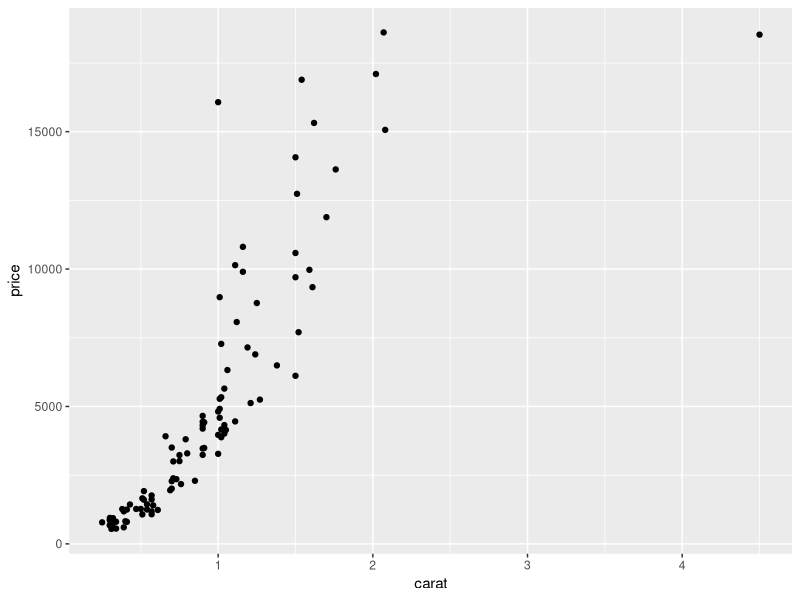
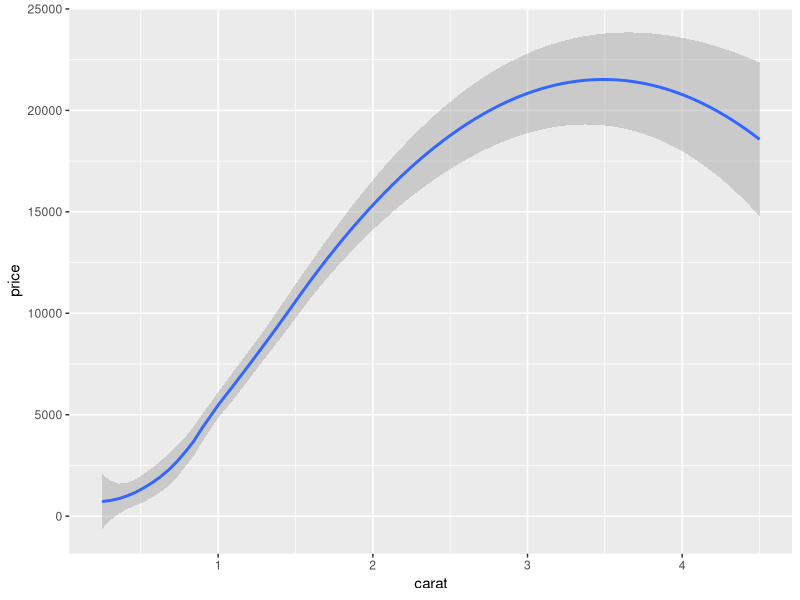
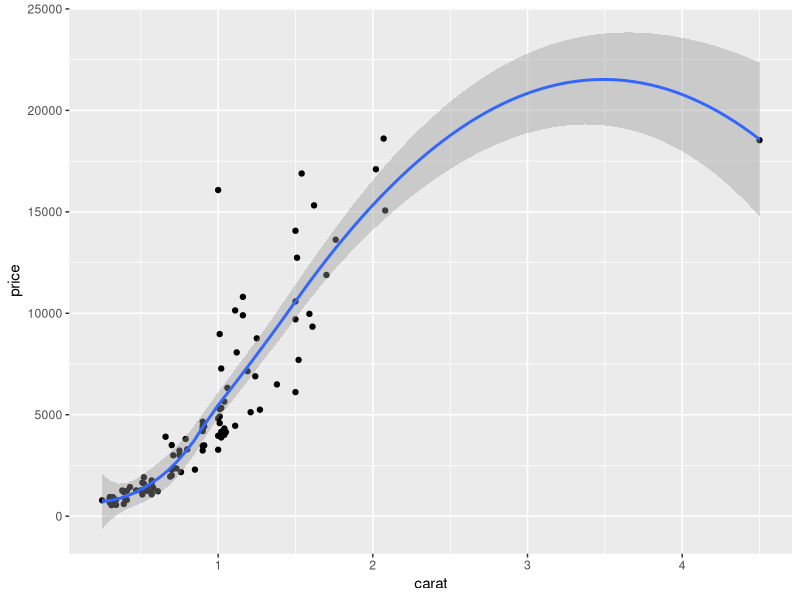
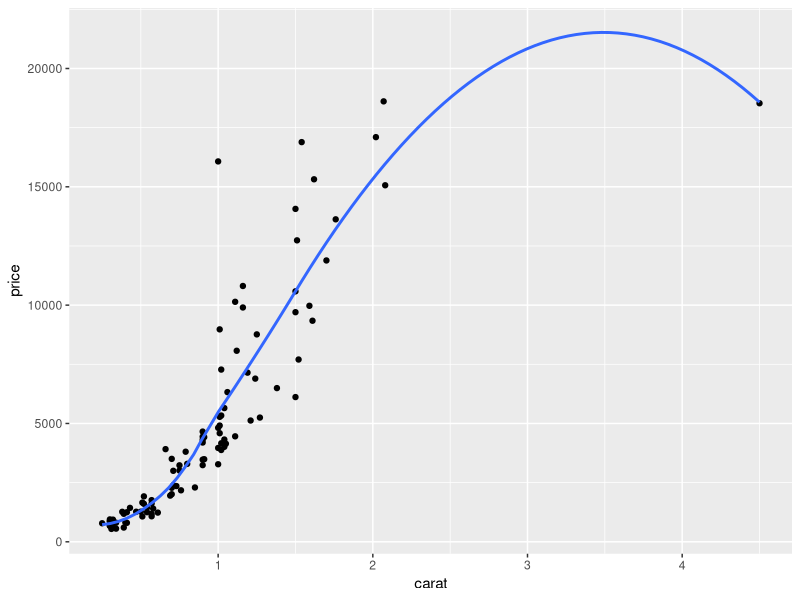
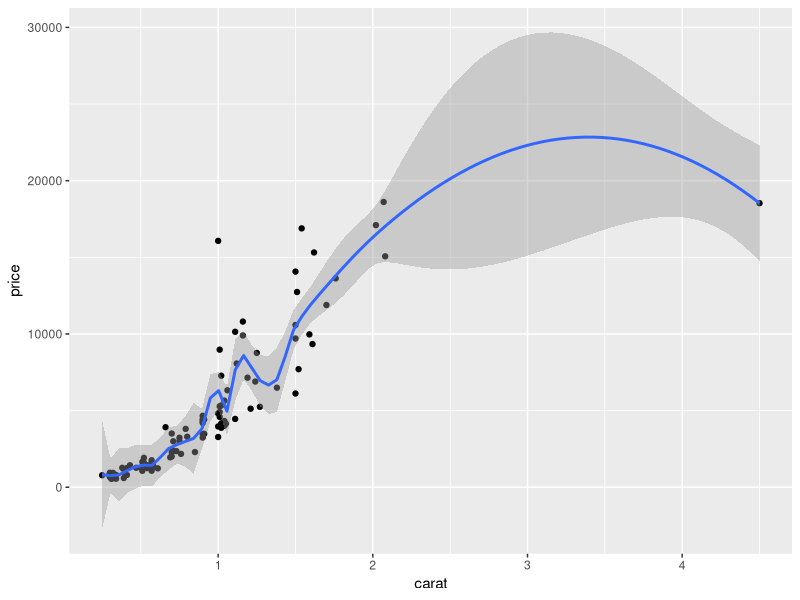
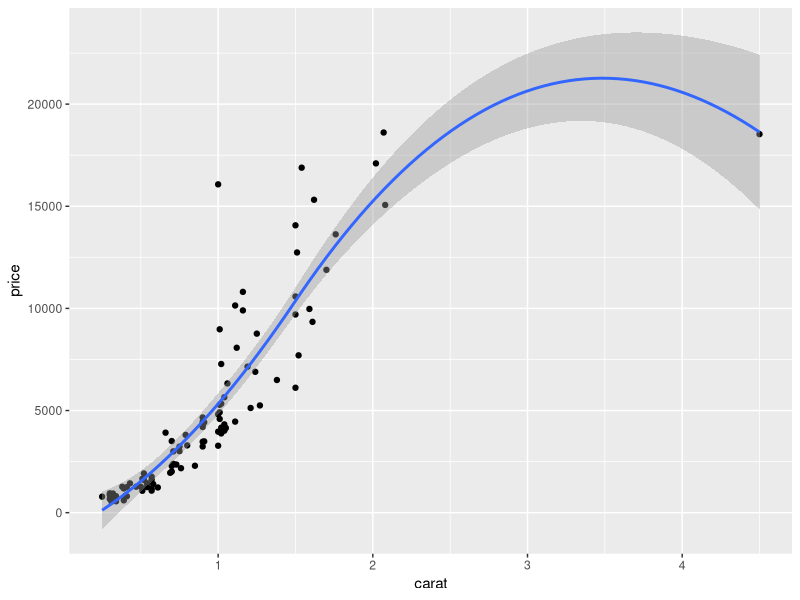
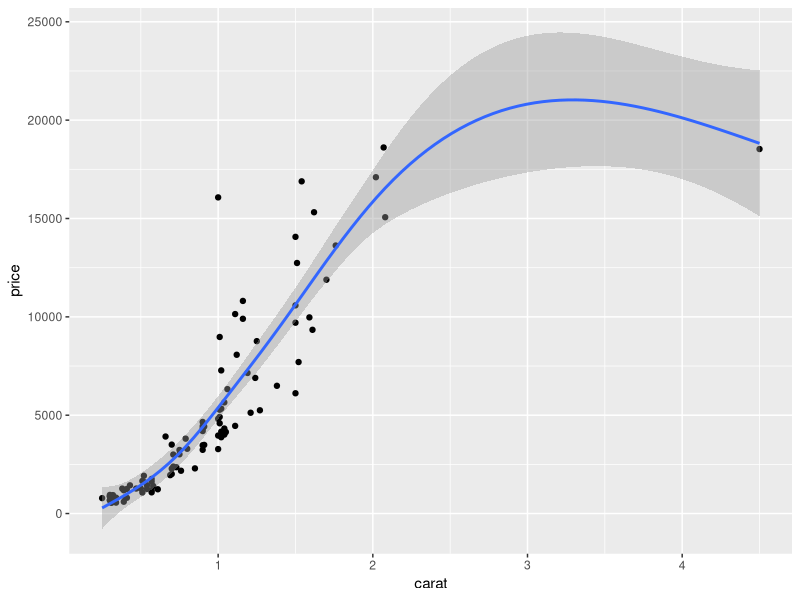
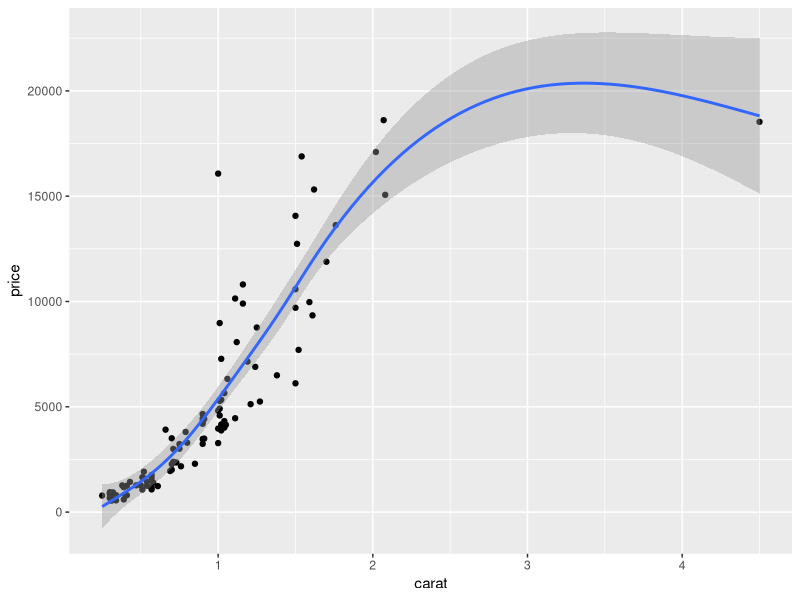

These charts were generated, in order, by the following R code: (Note: this script raises an error after producing the figures.)
#! /usr/bin/Rscript --vanilla
############################################
### File:	point_smooth.R
### Author:	Blanca A. Vargas-Govea
### Email:	blanca.vg@gmail.com
### Date:	28-Oct-2010
### Data:	diamonds.tab,diamondstoy.tab
############################################
library(ggplot2)
library(proto)

# Geoms = geometric objects: geoms that enable you to investigate two-dimensional relationships: point, smooth, boxplot, path and line

data(diamonds)
# Using a reduced sample
set.seed(1410) # Make the sample reproducible
dsmall <- diamonds[sample(nrow(diamonds), 100), ]

# points
qplot(carat, price, data = dsmall)
# ggsave(file = "../figures/caratprice_dsmall.png")

# smooth
qplot(carat, price, data = dsmall, geom = "smooth")
# ggsave(file = "../figures/caratsmooth_dsmall.png")

# points + smooth
qplot(carat, price, data = dsmall, geom = c("point", "smooth"))
# ggsave(file = "../figures/caratptsmoo_dsmall.png")

# without confidence interval
qplot(carat, price, data = dsmall, geom = c("point", "smooth"), se = FALSE)
# ggsave(file = "../figures/caratsmooci_dsmall.png")

# using method argument, different smoothers can be chosen: loess (default) and span (wiggliness of the line) 0-1

qplot(carat, price, data = dsmall, geom = c("point", "smooth"),
span = 0.2)
# ggsave(file = "../figures/caratsmoospan0_dsmall.png")

qplot(carat, price, data = dsmall, geom = c("point", "smooth"),
span = 1)
# ggsave(file = "../figures/caratsmoospan1_dsmall.png")

# loess does not work well for large datasets, then use mgcv. Use method = "gam", formula= y ∼ s(x) to fit a generalised additive model.
# using a generalised addi-tive model as a smoother

library(mgcv)
qplot(carat, price, data = dsmall, geom = c("point", "smooth"),method = "gam", formula = y ~ s(x))
# ggsave(file = "../figures/caratsmoogam_dsmall.png")

qplot(carat, price, data = dsmall, geom = c("point", "smooth"),
method = "gam", formula = y ~ s(x, bs = "cs"))
# ggsave(file = "../figures/caratsmoogam2_dsmall.png")

# method = "lm" fits a linear model. The default will fit a straight line 
# load the splines package and use a natural spline: formula = y ~ ns(x, 2). The second parameter is the degrees of freedom: a higher number will create a wigglier curve. You are free to specify any formula involving x and y.

library(splines)
qplot(carat, price, data = dsmall, geom = c("point", "smooth"),
method = "lm")
# ggsave(file = "../figures/caratsmoolm1_dsmall.png")

qplot(carat, price, data = dsmall, geom = c("point", "smooth"),
method = "lm", formula = y ~ ns(x,5))
# ggsave(file = "../figures/caratsmoolm2_dsmall.png")


# rlm uses a robust fitting algorithm so that outliers don’t affect the fit as much.

library(MASS)
qplot(carat, price, data = dsmall, geom = c("point", "smooth"),
method = "rlm")
ggsave(file = "../figures/caratsmoorlm_dsmall.png")


dev.off()
q(status=1)
